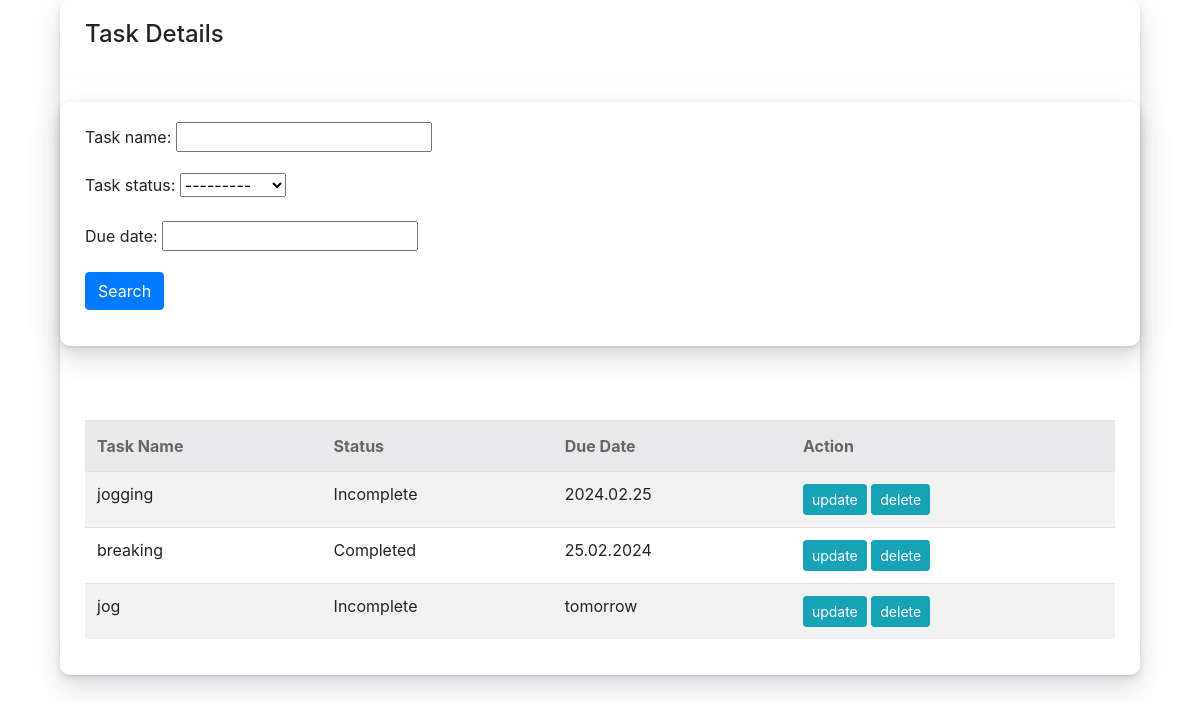
Before: /home/ with the older database file.
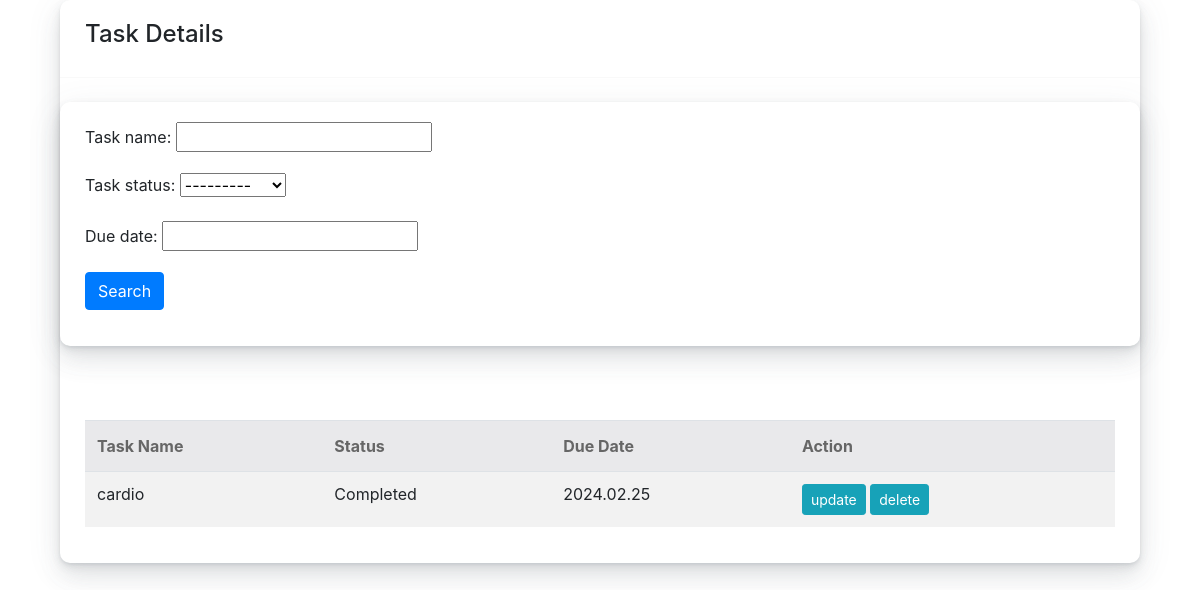
After: the same page with the newer database file.
### projectfiles/models.py (models this page shows, shortened)
class Task(models.Model):
    STATUS = (
        ('Completed', 'Completed'),
        ('Incomplete', 'Incomplete'),
    )
    task_name = models.CharField(max_length=200, null=True)
    task_status = models.CharField(max_length=200, choices=STATUS, null=True)
    due_date = models.CharField(max_length=200, null=True)

### projectfiles/views.py (the view)
# urls.py: path('home/', views.homePage, name='home'),
def homePage(request):
    task = Task.objects.all()
    myFilter = TaskFilter(request.GET, queryset=task)
    task = myFilter.qs
    context = {'task': task, 'myFilter': myFilter}
    return render(request, 'projectfiles/homePage.html', context)

### projectfiles/templates/projectfiles/homePage.html (shortened to what this page needs)
{% load static %}
{% block content %}
<html lang="en">
<head>
    <link href="https://cdn.jsdelivr.net/npm/bootstrap@4.4.1/dist/css/bootstrap.min.css" rel="stylesheet">
    <link href="{% static 'css/main.css' %}" rel="stylesheet">
</head>
<body>
    <link rel="stylesheet" href="https://cdnjs.cloudflare.com/ajax/libs/font-awesome/5.12.1/css/all.min.css" />
    <div class="container">
        <div class="col-md-12 col-12 col-sm-12">
            <div class="card">
                <div class="card-header">
                    <h4>Task Details</h4>
                </div>
                <br>
                <div class="row">
                    <div class="col">
                        <div class="card card-body">
                            <form method="get">
                                {{myFilter.form.as_p}}
                                <button class="btn btn-primary" type="submit">Search</button>
                            </form>
                        </div>
                    </div>
                </div>
                <br>
                <div class="card-body">
                    <div class="table-responsive">
                        <table class="table table-striped">
                            <thead>
                                <tr>
                                    <th>Task Name</th>
                                    <th>Status</th>
                                    <th>Due Date</th>
                                    <th>Action</th>
                                </tr>
                            </thead>
                            <tbody>
                                <form method="POST">
                                    {% for load in task %}
                                        <tr>
                                            <td>{{ load.task_name }}</td>
                                            <td>{{ load.task_status }}</td>
                                            <td>{{ load.due_date }}</td>
                                            <td>
                                                <a href="{% url 'update_task' pk_test=load.pk %}" class="btn btn-sm btn-info">update</a>
                                                <a href="{% url 'delete_task' pk=load.pk %}" class="btn btn-sm btn-info">delete</a>
                                            </td>
                                        </tr>
                                    {% endfor %}
                                </form>
                            </tbody>
                        </table>
                    </div>
                </div>
            </div>
        </div>
    </div>
</body>
</html>
{% endblock %}

### static/css/main.css (style rules this page uses)
.card { background-color: #fff; border-radius: 10px; border: none; position: relative; margin-bottom: 30px; box-shadow: 0 0.46875rem 2.1875rem rgba(90,97,105,0.1), 0 0.9375rem 1.40625rem rgba(90,97,105,0.1), 0 0.25rem 0.53125rem rgba(90,97,105,0.12), 0 0.125rem 0.1875rem rgba(90,97,105,0.1); }
.card .card-header { border-bottom-color: #f9f9f9; line-height: 30px; -ms-grid-row-align: center; align-self: center; width: 100%; padding: 10px 25px; display: flex; align-items: center; }
.card .card-header, .card .card-body, .card .card-footer { background-color: transparent; padding: 20px 25px; }
.card-header:first-child { border-radius: calc(.25rem - 1px) calc(.25rem - 1px) 0 0; }
.card-header { padding: .75rem 1.25rem; margin-bottom: 0; background-color: rgba(0,0,0,.03); border-bottom: 1px solid rgba(0,0,0,.125); }
.table:not(.table-sm) thead th { border-bottom: none; background-color: #e9e9eb; color: #666; padding-top: 15px; padding-bottom: 15px; }

Changed rows visible on the page:
removed Task: task_name "jogging", task_status "Incomplete", due_date "2024.02.25"
removed Task: task_name "breaking", task_status "Completed", due_date "25.02.2024"
removed Task: task_name "jog", task_status "Incomplete", due_date "tomorrow"
added Task: task_name "cardio", task_status "Completed", due_date "2024.02.25"
